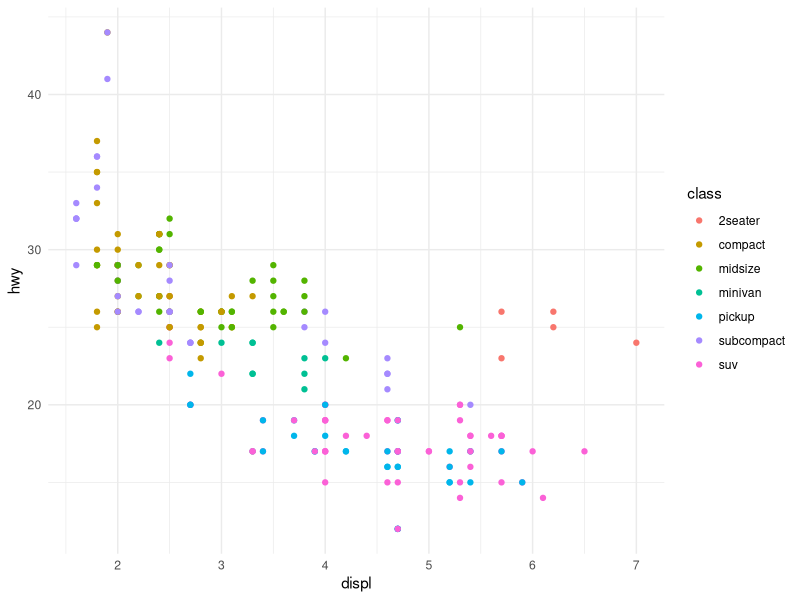
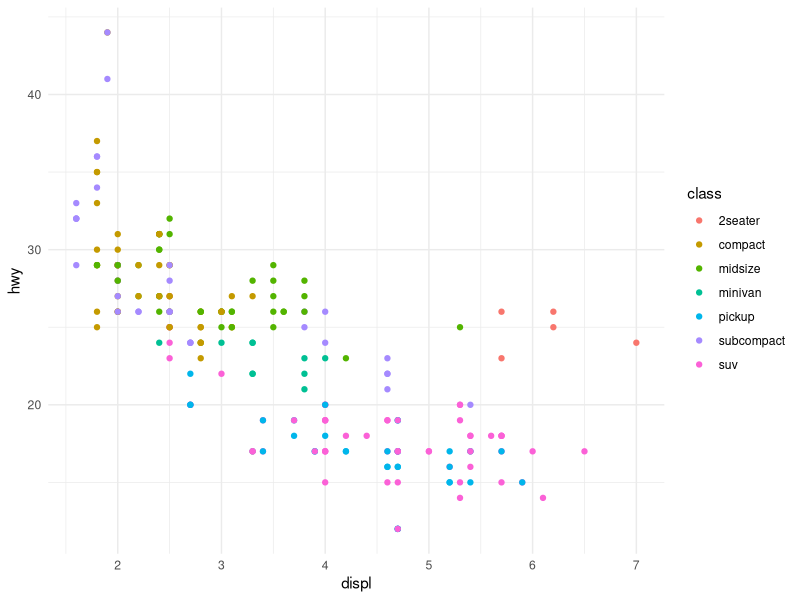
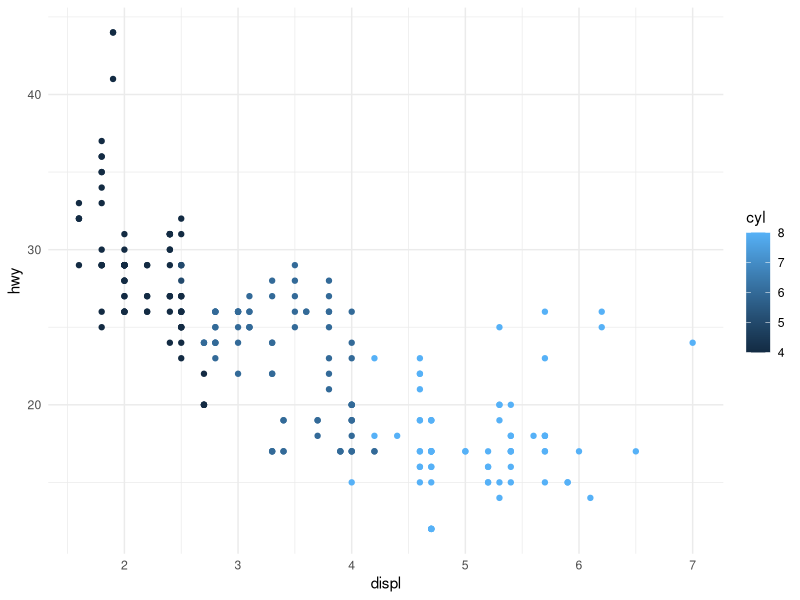
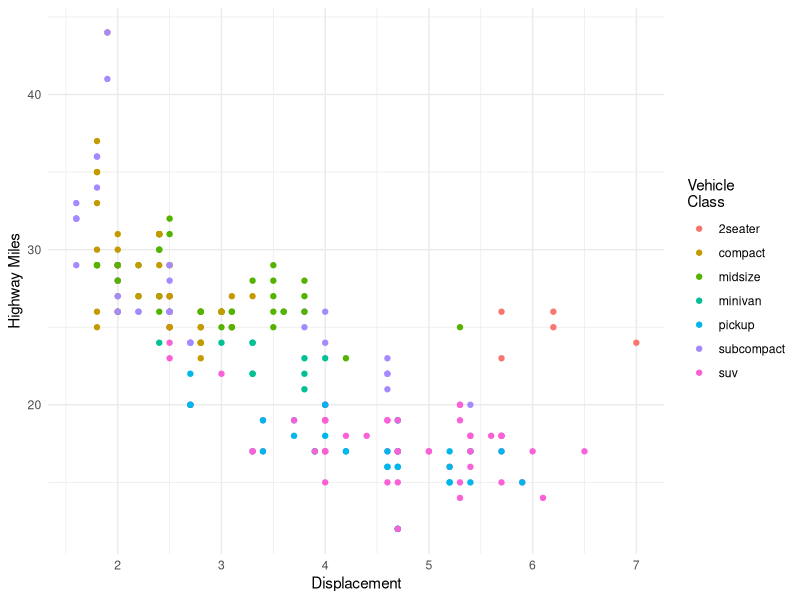
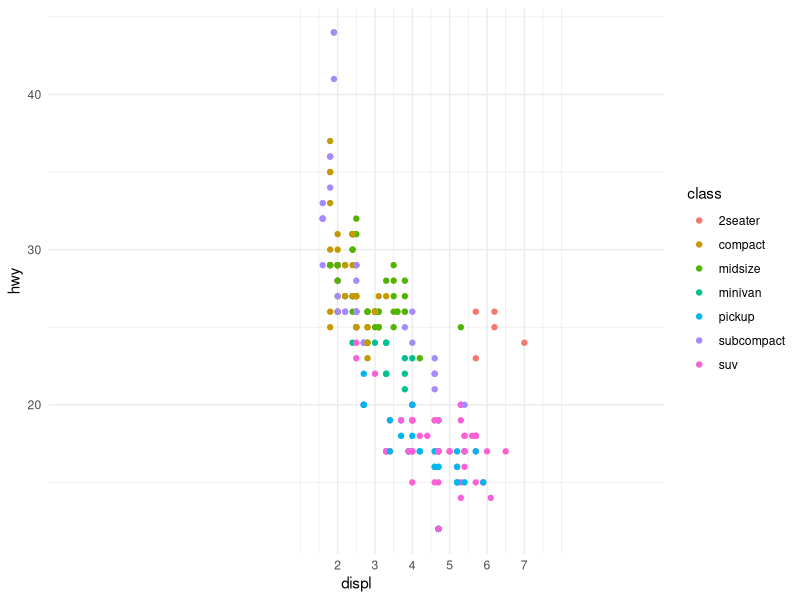
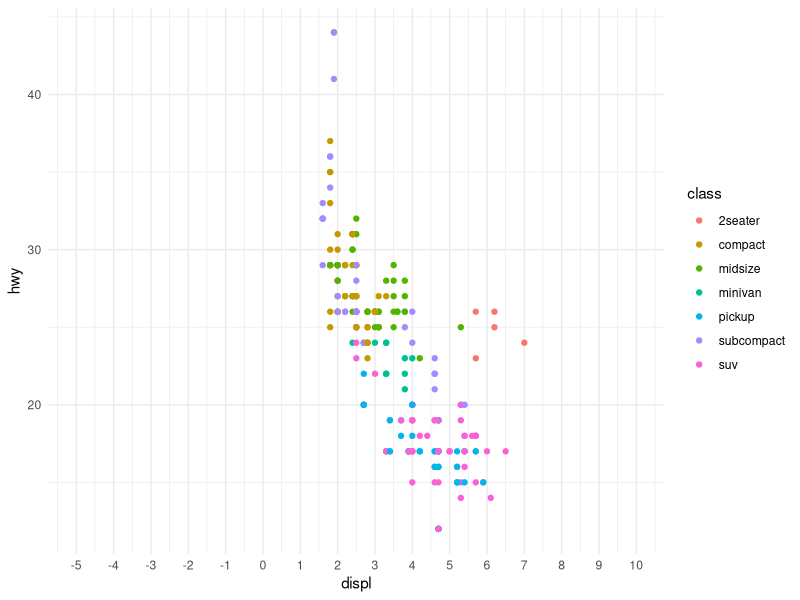
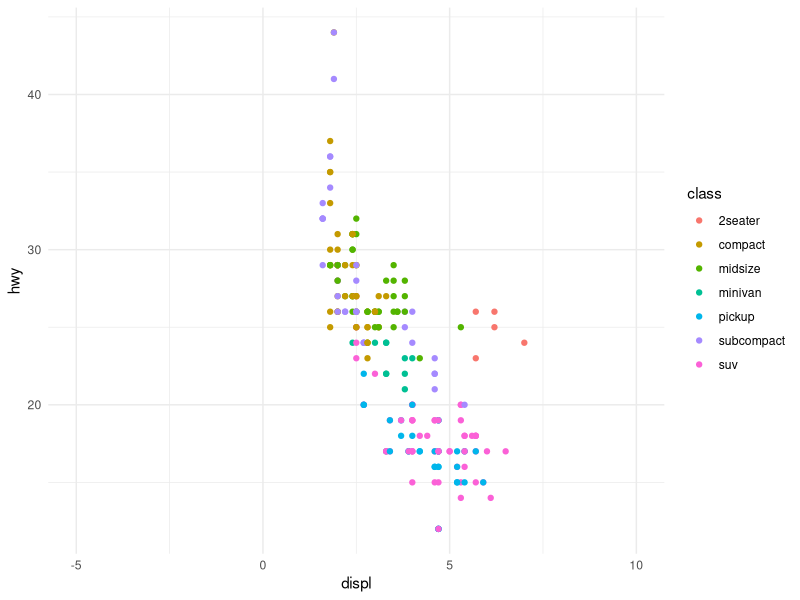
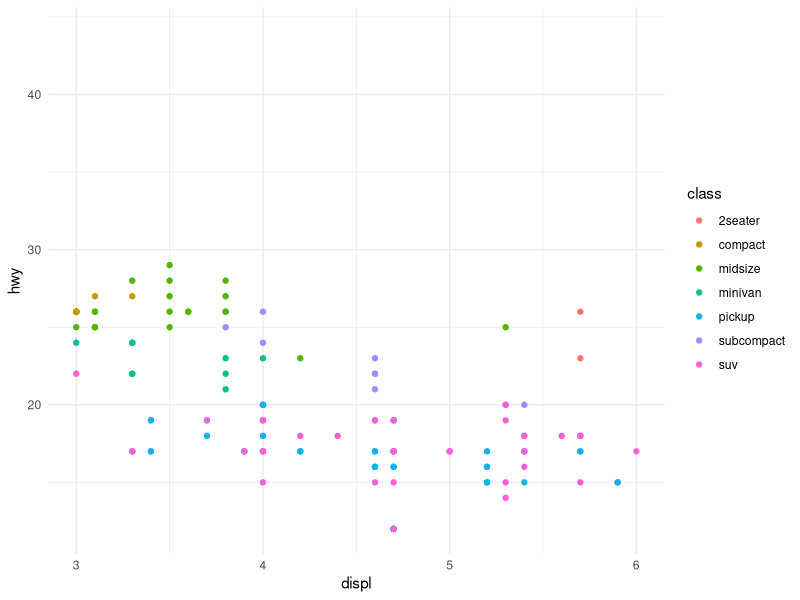

Source code (R) for these figures, in order:
## ---- chunk 1
#| label = "setup",
#| include = FALSE
library(dplyr)
library(ggplot2)

theme_set(theme_minimal())
## ---- chunk 2
sapply(mpg, class)

## ---- chunk 3
ggplot(mpg, aes(displ, hwy)) + 
  geom_point(aes(color = class))

## ---- chunk 4
ggplot(mpg, aes(x = displ, y = hwy)) +
  geom_point(aes(color = class)) +
  scale_x_continuous() +
  scale_y_continuous() +
  scale_color_discrete()
## ---- chunk 5
ggplot(mpg, aes(x = displ, y = hwy)) +
  geom_point(aes(color = cyl)) +
  scale_x_continuous() +
  scale_y_continuous() +
  scale_color_continuous()

?scale_x_continuous
## ---- chunk 6
ggplot(mpg,aes(displ, hwy, color = class)) +
  geom_point() +
  scale_x_continuous("Displacement") +
  scale_y_continuous("Highway Miles") +
  scale_color_discrete("Vehicle\nClass")
## ---- chunk 7
ggplot(mpg, aes(displ, hwy, color = class)) +
  geom_point() +
  scale_x_continuous(breaks = 2:7, limits = c(-5,10))
## ---- chunk 8
#shows all integers on x
ggplot(mpg, aes(displ, hwy, color = class)) +
  geom_point() +
  scale_x_continuous(breaks = -5:10, limits = c(-5,10))
## ---- chunk 9
#by 5s
ggplot(mpg, aes(displ, hwy, color = class)) +
  geom_point() +
  scale_x_continuous(breaks = seq(-5,10,5), limits = c(-5,10))
## ---- chunk 10
#using limits to discard data
ggplot(mpg, aes(displ, hwy, color = class)) +
  geom_point() +
  scale_x_continuous( breaks = 1:7, limits = c(3,6))
#this gets rid of everything before 3 :(  and after 6 :(
## ---- chunk 11
ggplot(mpg, aes(displ, hwy, color = class)) +
  geom_point() +
  scale_x_continuous(breaks = c(1.5, 2.5, 3.5, 4.5, 5.5, 6.5),
                     # labels = c("1.5 lit.", "α", "C", "D", "E", "F")
                     labels = paste(c(1.5, 2.5, 3.5, 4.5, 5.5, 6.5), 'lt'))
## ---- chunk 12
ggplot(mpg,aes(displ,hwy, color = class)) +
  geom_point() +
  scale_color_discrete(labels = c("1", "Compact", "DAN", "LoIsSA", "5", "6", "7")) +
  scale_x_continuous(limits = c(0, 7),
                     breaks = c(0:7))
## ---- chunk 13
ggplot(mpg,aes(displ,hwy, color = class)) +
  geom_point() +
  scale_color_discrete(labels = c("1", "Compact", "DAN", "LoIsSA", "5", "6", "7")) +
  scale_x_continuous(limits = c(0, 7),
                     breaks = c(0:7)) +
  theme_void()
## ---- chunk 14

# Sample grabs random row numbers
# Slice turns thouse row numbers into a dataframe

set.seed(123456)
d1 <- diamonds %>% slice(sample(nrow(diamonds),100))

ggplot(d1, aes(clarity, price)) +
  geom_point(alpha = 1/2)
## ---- chunk 15
ggplot(d1, aes(clarity,price)) +
  geom_point(alpha = 1/2) +
  
  #COMAS TO LABELS
  scale_y_continuous(labels = scales::label_dollar(prefix = '$'))
 # scale_y_continuous(labels = scales::label_comma())
## ---- chunk 16
mydata = data.frame( p = 1:3,
                     q = 1:3,
                     r = c('a','b','c'))
mydata %>% 
  ggplot(aes(p,q)) +
    geom_point(aes(color = r))
## ---- chunk 17
df = data.frame(
  x = 1:3,
  y = 1:3,
  z = LETTERS[1:3])

base = ggplot(df,aes(x,y)) +
  geom_point(size=4) +
  theme_minimal()

print(base)
## ---- chunk 18
#| eval = FALSE,
#| echo = TRUE

# Don't run this code

element_rect(fill = NULL, 
             color = NULL, 
             linewidth = NULL, 
             linetype = NULL,
             inherit.blank = FALSE)

## ---- chunk 19
#whole box
base +
  theme(plot.background = element_rect(fill = 'hotpink'))

#just the frame
base + 
    theme(panel.background = element_rect(fill = 'hotpink'))

#both
base +
    theme(plot.background = element_rect(fill = 'hotpink'),
          panel.background = element_rect(fill = 'red'))

base +
    theme(plot.background = element_rect(fill = 'hotpink'),
          panel.background = element_rect(linewidth = 4,fill = 'red'))

base +
    theme(plot.background = element_rect(fill = 'hotpink'),
          panel.background = element_rect(linetype = 'twodash',linewidth = 4,fill = 'red'))

base +
    theme(
      plot.background = element_rect(fill = 'hotpink'),
      panel.background = element_rect(linetype = 'twodash',linewidth = 4,fill = 'red'), panel.grid.major = element_line(color = 'yellow',linewidth = 4,linetype = 'dotted'))
## ---- chunk 20
#no element function
base + theme(aspect.ratio = .75)
## ---- chunk 21
#| echo = TRUE
# Axis title, axis text, axis tic, arrows.
base + theme(axis.line = element_line(arrow = arrow(angle = 15, 
                                                    length = unit(.15, "inches"),
                                                    type = "open")))
## ---- chunk 22

